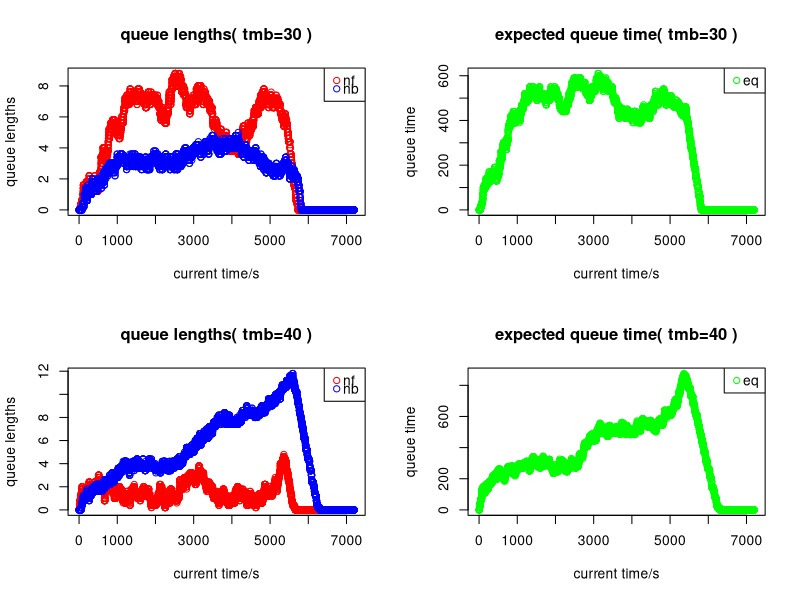

The R source for this figure:
##########################################
#  Simulation of passport control queues #
##########################################


# Members and Contribution Breakdown

# Joint contribution: Set up initial plan of the code and agree to the outputs for each section

# Yinjia Chen (S2320995) | Main developer of qsim model; sub-validator 1 of comments
# Yiwen Xing (S2530703)  | Main developer of plot_qsim model; sub-developer 2 of qsim model; sub-validator 2 of comments
# Kai Wen Lian (S2593019)| Main validator of all codes and comments; sub-developer 1 of qsim model


# This R code consists of a model that will help simulating the passport
# control queues, particularly on simulating cars moving through French, followed
# by British passport control at a French ferry terminal. The main function used
# for such simulation is named as "qsim".

# Model Assumptions:
# 1. There are no queues at the start of the period, i.e., nf = nb = 0
# 2. Check-in closes 30 mins before departure, i.e., no new arriving cars in the last half an hour of simulation
# 3. There are no extreme events that will affect the output, e.g., system broke down during the process
# 4. The arrival car takes 0 seconds to join the queue
#    - "queue" refers to the French queue at the start and British queue during transmission

# Constants in the qsim model:
# 1. mf is the number of french passport control stations (default: mf=5)
# 2. mb is the number of british passport control stations (default: mb=5)
# 3. maxb is the maximum british queue length (per station) (default: maxb=20)
# 4. a.rate is the probability of a car arriving each second (default: a.rate=0.1)

# Parameters in the qsim model: 
# 1. tf, the processing time for a french station is uniformly distributed between tmf and tmf+trf 
#    (default: tmf=30, trf=40)
# 2. tb, the processing time for a british station is uniformly distributed between tmb and tmb+trb 
#    (default: tmb=30, trb=40)
# # Default simulation parameters: average rate of processing passports by French and British = arrival rate (a.rate)

# For each simulation second, the output should contain:
# 1. nf: the vector of average length of french queues (measured by # cars/mf, length(nf)=7200)
# 2. nb: the vector of average length of british queues (measured by # cars/mb, length(nb)=7200)
# 3. eq: the vector of average expected waiting time for a car at the start of the french queue

# Stages: nf, nb
# We update every second for:
# 1. nf, according to a.rate and whether all british queues have reached its maximum capacity
# 2. nb, according to processing time assigned to each car and the length of British queue

# n is the number of simulated seconds. 
# In this case, we are simulating queues for 2 hours, thus n=7200

# Define "qsim" function
# Parameters are defined as above.
qsim <- function(mf=5, mb=5, a.rate=.1, trb=40, trf=40, tmb=30, tmf=30, maxb=20) {

  # Define "countdown" function
  # Aim to decrease processing times for each car by one second in each loop
  #   if they are greater than zero
  # Parameter used is "remaining processing times".

  countdown <- function(times_left) {

    # extract index of remaining processing times that are greater than zero
    ii <- which(times_left > 0)

    # these times will decrease by one (second)
    times_left[ii] <- times_left[ii] - 1

    # return vector of remaining processing times
    times_left
  }

  # Define "insert_cars" function
  # Aim to determine which queue that an arriving car should join and
  #   to assign processing times if it is the first car for that queue
  # Parameters used are "queueing status in each station", "remaining processing times" and "parameters for uniform distributions".

  insert_cars <- function(queues, times_left, tm, tr) {

    # extract the index of the shortest queue
    ii <- which.min(queues)

    # this queue will increase by one (car)
    queues[ii] <- queues[ii] + 1

    # if that car is the first car in the queue
    if (queues[ii] == 1)

      # assign processing time with the given parameters tm and tr
      times_left[ii] <- sample(tm:(tm + tr), 1)

    # Return outputs in a list of 2;
    # namely "q" for queues in each station and "tl" for remaining processing times
    list(q=queues, tl=times_left)
  }

  # Define "update_stations" function
  # Aim to process the transmission of cars from French to British border.
  # Each queue will have one car less when the process is finished, and if there are
  #   more cars in the following, we will assign processing time to that car.
  # Parameters used are "queueing status in each station", "processing times" and "parameters for uniform distribution".

  update_stations <- function(queues, times_left, ii, tm, tr) {

    # queues at each station will have one car less
    queues[ii] <- queues[ii] - 1

    # extract index of queues that has no cars
    ii_no_car <- which(queues == 0)

    # if there are still cars in the queue, after one car moves out to British border,
    # extract index of the queues with the following cars
    ii_car_follows <- setdiff(ii, ii_no_car)

    # assign processing times for the following cars in the queue
    times_left[ii_car_follows] <- sample(tm:(tm + tr), length(ii_car_follows), replace = TRUE)

    # let the processing times at the index of queues without cars to be "-1"
    times_left[ii_no_car] <- -1

    # return output as lists of "q" for
    list(q=queues, tl=times_left)
  }

  # Number of simulated seconds
  n <- 2 * 60 * 60 # 7200
  # Number of seconds in the last half an hour
  n_ <- 0.5 * 60 * 60 # 1800

  # determine if there is an arriving car - indicated by "True" or "False"
  car_coming <- runif(n - n_) < a.rate

  # initialise a list of "mf (number of french stations)" numbers, with "-1"
  # "-1" indicates that a station has no cars being process
  # "0" indicates that the processing time for a car is up
  # otherwise it will show the remaining processing time for the first car in the queue
  french.times_left <- rep(-1, mf)

  # initialise a list of "mf" numbers, with "0"
  # this shows the number of cars that are queueing in each station
  french.queues <- rep(0, mf)

  # initialise a list of "mb (number of british stations)" numbers, with "-1"
  # concept is the same as above (see line 134 - 137)
  brit.times_left <- rep(-1, mb)

  # initialise a list of "mb" numbers, with "0"
  # concept is the same as above (see line 141)
  brit.queues <- rep(0, mb)

  # initialise outputs of the model
  nf <- nb <- eq <- rep(0, n)

  for (i in 1:n) { ## loop over seconds

    ## General updates
    # apply countdown func so that processing time for all stations will
    #  decrease by one second in each iteration
    french.times_left <- countdown(french.times_left)
    brit.times_left <- countdown(brit.times_left)

    ## Entering French border

    # if the simulated seconds is within the 1.5 hour timeframe of the control process
    # and there is an arriving car
    if (i < length(car_coming) && car_coming[i]) {

      # apply "insert_cars" function by stating its parameter
      # the outputs are "q" (queueing status in each station) and "tl" (remaining processing times)
      french <- insert_cars(french.queues, french.times_left, tmf, trf)

      # store each output in a new vector
      french.times_left <- french$tl # "tl" (remaining processing times)
      french.queues <- french$q # "q" (queueing status in each station)
    }

    ## Transmission (Moving from French border to British border)

    # determine which cars' processing time is up; extract their index
    # these will be the cars to be removed from french border (and to be moved to british border)
    idx_rmv <- which(french.times_left == 0)

    # if the length of cars to be removed from french queue is not zero and
    #   total cars in all british stations is less than the maximum capacity of the british stations
    # - max capacity is computed by the multiplication of number of british stations (mb)
    #     and maximum of cars in each british station (maxb)
    if (length(idx_rmv) != 0 && sum(brit.queues) < mb * maxb) {

      ## Exit from French border
      # if the total cars moving to british station is not 1
      if (length(idx_rmv) != 1)
        # assign processing times to these cars,
        # where the number of cars depends on the queueing status in the british border,
        # therefore we take the minimum of:
        # 1. the difference between the max capacity in each british stations
        # 2. the total number of cars moving to british stations
        idx_rmv <- sample(idx_rmv, min(mb * maxb - sum(brit.queues), length(idx_rmv)))

      # total number of cars to be removed from french border are the number of cars
      #   that will undergo transmission
      transmit <- length(idx_rmv)

      # apply "update_stations" function by stating its parameters
      # the outputs are "q" (queueing status in each station) and "tl" (remaining processing times)
      french <- update_stations(french.queues, french.times_left, idx_rmv, tmf, trf)

      # store each output in a new vector
      french.times_left <- french$tl # "tl" (remaining processing times)
      french.queues <- french$q # "q" (queueing status in each station)

      ## Entering British border
      for (j in 1:transmit) { ## loop over the number of cars that will undergo transmission

        # apply "insert_cars" function by stating its parameters
        # the outputs are "q" (queueing status in each station) and "tl" (remaining processing times)
        brit <- insert_cars(brit.queues, brit.times_left, tmb, trb)

        # store each output in a new vector
        brit.times_left <- brit$tl # "tl" (remaining processing times)
        brit.queues <- brit$q # "q" (queueing status in each station)
      }
    }

    # determine which cars' processing time is up; extract their index
    # these will be the cars to be removed from british border (and completed their border transmission)
    idx_rmv <- which(brit.times_left == 0)

    ## Exit from British border
    # if the total cars to be removed from british station is not 1
    if (length(idx_rmv) != 0) {

      # apply "update_stations" function by stating its parameters
      # the outputs are "q" (queueing status in each station) and "tl" (remaining processing times)
      brit <- update_stations(brit.queues, brit.times_left, idx_rmv, tmb, trb)

      # store each output in a new vector
      brit.times_left <- brit$tl # "tl" (remaining processing times)
      brit.queues <- brit$q # "q" (queue status in each station)
    }

    ## Outputs
    # nf and nb are computed by a vector with "mf" and "mb" number of lists
    nf[i] <- mean(french.queues)
    nb[i] <- mean(brit.queues)

    # eq is computed based on the sum of 
    # 1. multiplication of nf and average processing time at each French station
    # 2. multiplication of nb and average processing time at each British station
    eq[i] <- nf[i] * (tmf + trf / 2) + nb[i] * (tmb + trb / 2)
  }

  # Print the outputs as vectors
  list(nf=nf, nb=nb, eq=eq)
}

# Define "plot_qsim" function
# Parameters used are:
# - "res" (results from a model, in this case is the "qsim" model)
# - "params" (text to be inserted)
plot_qsim <- function(res, params) {

  # generate indices of x-axis based on the number of data points in vector "nf"
  x_indices <- seq_along(res$nf)
  # generate limits of the x axis based on the maximum number of data
  x_limit <- length(res$nf) 
  # generate limits of the y axes based on the maximum data in both outputs 
  y_nfb_limit <- max(max(res$nf), max(res$nb))
  y_eq_limit <- max(res$eq)

  ## plot the first output "nf" against the simulated seconds (shown by red dots)
  plot(x_indices, res$nf, col = "red", xlab = "current time/s", ylab = "queue lengths",

     # add title 
     main = paste("queue lengths(", params, ")"),
     # define limits of each axis
     xlim = c(0, x_limit), ylim = c(0, y_nfb_limit))

  # add legend with red representing output "nf" and blue representing output "nb"
  legend("topright", legend = c("nf", "nb"), col = c("red", "blue"),
     # edit size of legend
     pch = 1, x.intersp = 0.5, y.intersp = 0.5)

  # plot the second output "nb" against the simulated seconds (shown by blue dots)
  points(x_indices, res$nb, col="blue")

  # plot the third output "eq" against the simulated seconds (shown by green dots)
  plot(x_indices, res$eq, col = "green", xlab = "current time/s", ylab = "queue time",
     # add title
     main = paste("expected queue time(", params, ")"),
     # define limits of each axis
     xlim = c(0, x_limit), ylim = c(0, y_eq_limit))

  # add legend for "eq" plots
  legend("topright", legend = "eq", col = "green", pch = 1, x.intersp = 0.5, y.intersp = 0.5)
}

# Set number of plots to be shown in each row and each column
par(mfrow=c(2, 2))

# apply plot_qsim func to demonstrate a one-time qsim results (nf, nb, and eq) with two plots
# and passes the running parameters in as titles to display (tmb=30)
plot_qsim(qsim(), "tmb=30")

# apply plot_qsim func to demonstrate a one-time qsim results (nf, nb, and eq) with two plots
# and passes the running parameters in as titles to display (tmb=40)
plot_qsim(qsim(tmb=40), "tmb=40")

# initialise empty vector for logical inputs ("True" or "False")
failed <- logical(100)

for (i in 1:100) { ## loop model for 100 simulations
  res <- qsim(tmb=40)
  # compute the number of cars failed to cross the border at the last simulated second
  # this is found by determining whether the
  #   sum of the last item in vector "nf" and vector "nb" not equal to 0
  failed[i] <- res$nf[length(res$nf)] + res$nb[length(res$nb)] != 0
}

# Probability of  at least one car missing the ferry departure 
# (i.e. still being in the queue at the end of the simulation) is given by: 
prob <- mean(failed)
cat(paste("The probability of at least one car missing the ferry departure is", prob))

# Implications of small extra delays in British checking:
# The plots shown above consist of two plots with tmb=30 (by default) and the other two with tmb=40.
# We are comparing the two plots in the first row and those in the second row.
# - When the process at the british border is being delayed slightly, the processing speed in the British border is longer and queues are expected to reach its maximum capacity (maxb) faster (shown by blue plots). 
# - This will eventually impact on the processing speed in the french border as the cars are unable to proceed, causing average length of french queues to increase (shown by the red plots)
# - Therefore, the increase in the processing times in both borders will cause the increase in the expected queueing time (shown by the green plots). 